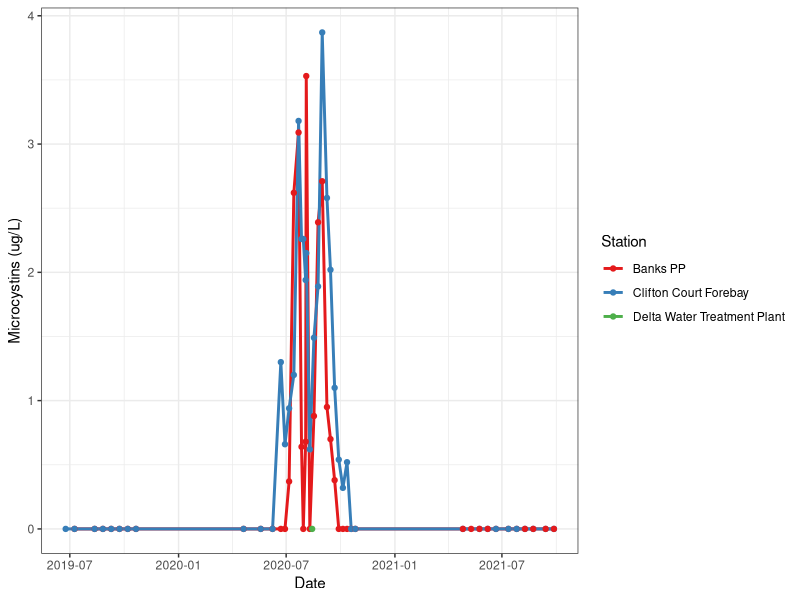
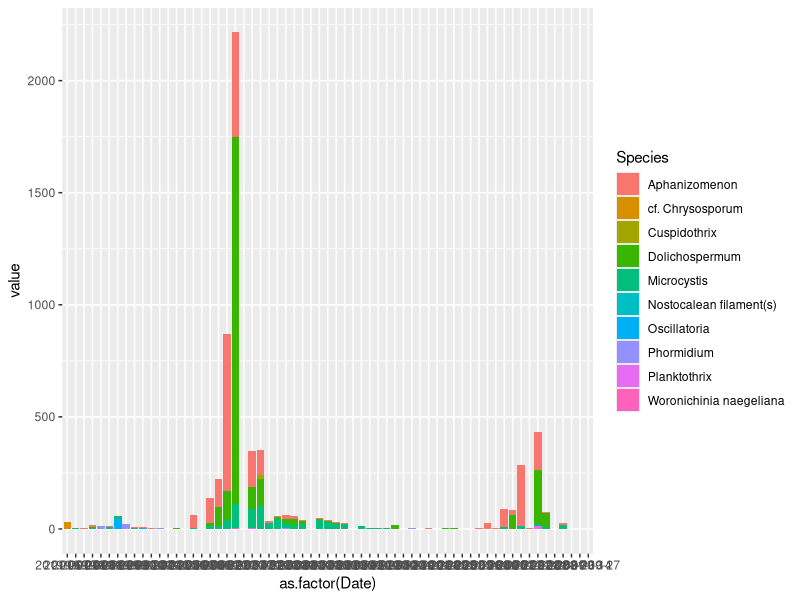

Source code (R) for these figures, in order: (Note: this script raises an error after producing the figures.)
library(tidyverse)
library(lubridate)
Toxins = read_csv("data/HABs/ToxinDataDWR2.csv") %>%
  mutate(Date = mdy(Date))
Toxins2 = pivot_wider(Toxins, id_cols = c(Date, Station), names_from = Analyte, 
                      values_from = Result, values_fill = 0) 

ggplot(Toxins2, aes(x = Date, y = MC, color = Station)) + geom_line(size = 1) + geom_point()+
  scale_color_brewer(palette = "Set1")+ ylab("Microcystins (ug/L)") + theme_bw()

library(readxl)
hab_samples <- read_excel("data/HABs/DWR_DFD_Cyanotoxin_results_2021 - JG.xlsx")
unique(hab_samples$`PTOX Species`)
habs = mutate(hab_samples, Species = case_when(
  `PTOX Species` %in% c("Aphanizomenon cf. flos-aquae/klebahnii", 
                        "Aphanizomenon flos-aquae/klebahnii", "cf. Aphanizomenon") ~ "Aphanizomenon",
  `PTOX Species` %in% c("Oscillatoria cf. perornata", "Oscillatorialean filament(s)") ~ "Oscillatoria",
  `PTOX Species` %in% c("cf. Phormidium", "Phormidium/Microcoleus") ~ "Phormidium",
  `PTOX Species` == "cf. Planktothrix" ~ "Planktothrix",
  TRUE ~ `PTOX Species`
), Concentration = parse_number(`units/ml`))
unique(habs$Species)

habs2 = pivot_wider(habs, id_cols = c(Station, Date), names_from = Species, 
                       values_from = Concentration, values_fill = 0, values_fn = sum) %>%
  dplyr::select(!`none observed`) %>%
  pivot_longer(cols = "Aphanizomenon":"cf. Chrysosporum", names_to = "Species") %>%
  filter(!is.na(value))

ggplot(habs2, aes(x = as.factor(Date), y = value, fill = Species)) + geom_bar(stat = "identity")

habs2021 = filter(habs2, year(Date)==2021, Station %in% c("Banks PP", "Clifton Court Forebay"),
                  value !=0) %>%
  mutate(Day = date(Date))

ggplot(habs2021, aes(x = as.factor(Date), y = value, fill = Species)) + geom_col() +
  facet_wrap(~Station)+ scale_fill_manual(breaks = HABcol$Genus, values = HABcol$Color) + theme_bw()+
  theme(axis.text.x = element_text(vjust = 1, hjust = 1, angle = 90))+
  ylab("units present") +xlab(NULL)
  
HABcol = data.frame(Color = brewer.pal(8, "Dark2"),
                    Genus = sort(unique(EMPHAB2$Genus)))


hab_samples = mutate(hab_samples, Result = case_when(
  `Result (ng/mL)` %in% c("ND", "ND*") ~"0",
  TRUE ~ `Result (ng/mL)`
), Result = as.numeric(Result))

toxin3 = group_by(hab_samples, Station, Analyte, Date) %>%
  summarize(result = mean(Result, na.rm = T)) %>%
  mutate(result = case_when(
    is.nan(result) ~ 0,
    TRUE ~ result
  ))

ggplot(toxin3, aes(x = Date, y = result)) + geom_line()
